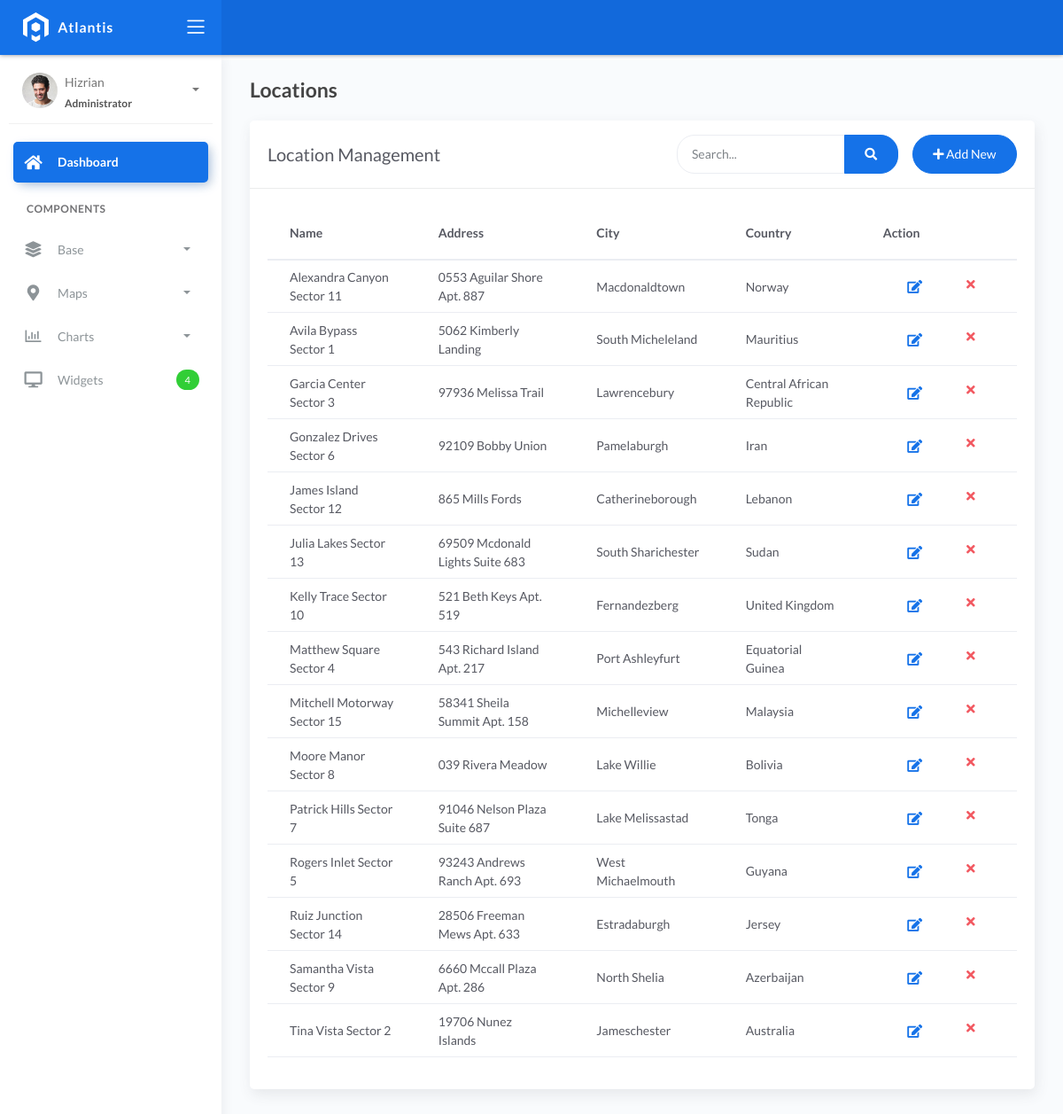
Page /locations/ on the earlier database version.
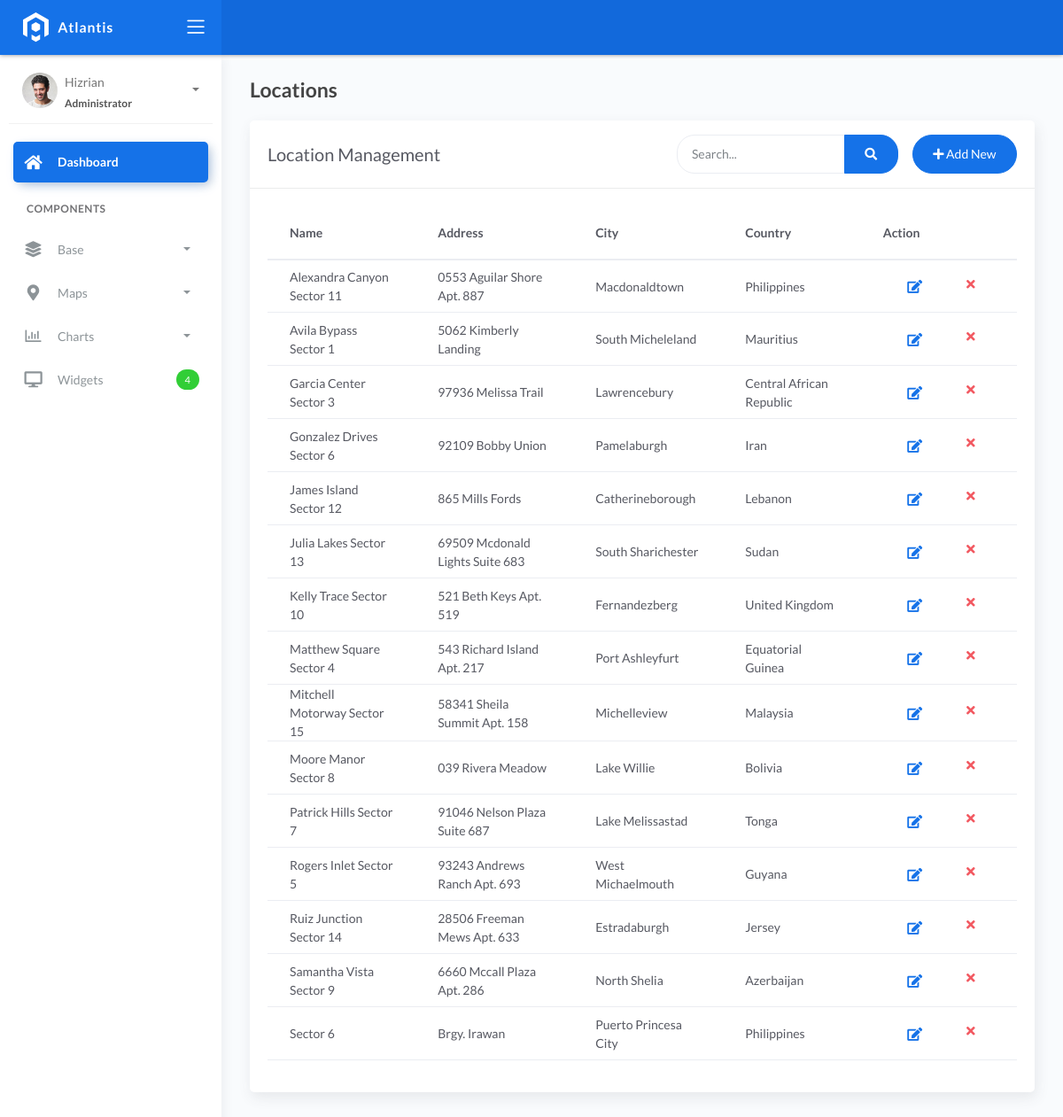
Same page on the later database version.
### fire/models.py (models this page shows, shortened)
class BaseModel(models.Model):
    created_at = models.DateTimeField(auto_now_add=True, db_index=True)
    updated_at = models.DateTimeField(auto_now=True)
    class Meta:
        abstract = True

class Locations(BaseModel):
    name = models.CharField(max_length=150)
    latitude = models.DecimalField(
        max_digits=22, decimal_places=16, null=True, blank=True)
    longitude = models.DecimalField(
        max_digits=22, decimal_places=16, null=True, blank=True)
    address = models.CharField(max_length=150)
    city = models.CharField(max_length=150)  # can be in separate table
    country = models.CharField(max_length=150)  # can be in separate table
    class Meta:
        verbose_name_plural = "Locations"
        ordering = ['name']

### fire/views.py (the view)
# urls.py: path('locations/', LocationListView.as_view(), name='location-list'),
class LocationListView(ListView):
    model = Locations
    template_name = 'fire/location_list.html'
    context_object_name = 'locations'
    def get_queryset(self):
        queryset = super().get_queryset()
        search_query = self.request.GET.get('search')
        search_fields = ['name', 'address', 'city', 'country']
        return get_search_results(queryset, search_query, search_fields)

### fire/views.py (called while the page is built, shortened)
def get_search_results(queryset, search_query, search_fields):
    if not search_query:
        return queryset

### templates/fire/location_list.html
{% extends 'fire/base_list.html' %}
{% block page_title %}Locations{% endblock %}
{% block card_title %}Location Management{% endblock %}
{% block create_url %}{% url 'location-create' %}{% endblock %}
{% block table_content %}
<table class="table table-hover">
    <thead>
        <tr>
            <th>Name</th>
            <th>Address</th>
            <th>City</th>
            <th>Country</th>
            <th>Action</th>
        </tr>
    </thead>
    <tbody>
        {% for location in locations %}
        <tr>
            <td>{{ location.name }}</td>
            <td>{{ location.address }}</td>
            <td>{{ location.city }}</td>
            <td>{{ location.country }}</td>
            <td>
                <div class="form-button-action">
                    <a href="{% url 'location-update' location.pk %}" class="btn btn-link btn-primary btn-lg">
                        <i class="fa fa-edit"></i>
                    </a>
                    <a href="{% url 'location-delete' location.pk %}" class="btn btn-link btn-danger">
                        <i class="fa fa-times"></i>
                    </a>
                </div>
            </td>
        </tr>
        {% endfor %}
    </tbody>
</table>
{% endblock %}

Differences in the rows shown:
removed Locations: name "Tina Vista Sector 2", address "19706 Nunez Islands", city "Jameschester", country "Australia"
changed Locations "Alexandra Canyon Sector 11": country "Norway" → "Philippines"
added Locations: name "Sector 6", address "Brgy. Irawan", city "Puerto Princesa City", country "Philippines"
